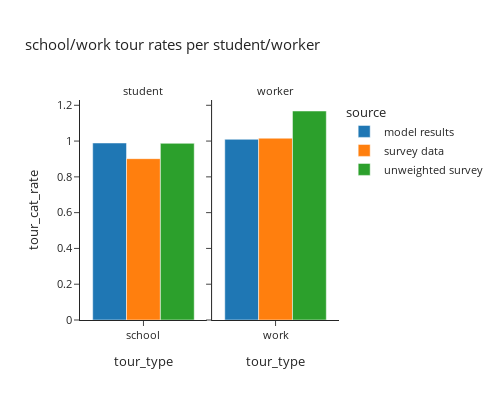

Notebook code for this chart:
### Markdown cell above
- tour rates by student/worker

### Code cell
df_plot = tour_data.loc[tour_data['tour_type'].isin(["work","school"])].\
    groupby(['source','tour_type'])[['trip_weight_2017_2019']].sum().reset_index(). \
    merge(df_worker_student_count, how='left', on=['source','tour_type'])
df_plot['tour_cat_rate'] = df_plot['trip_weight_2017_2019']/df_plot['hh_weight_2017_2019']

fig = px.bar(df_plot, x="tour_type", y="tour_cat_rate", color="source",barmode="group", template="simple_white",
             facet_col='person_type',
             title="school/work tour rates per student/worker")
fig.for_each_annotation(lambda a: a.update(text = a.text.split("=")[-1]))
fig.update_layout(height=400, width=500, font=dict(size=11))
fig.update_xaxes(matches=None)
fig.show()

### Figure 1 — Plotly figure (JSON) as saved in the notebook; plotly's stock layout.template omitted (floating-point values rounded to 4 significant figures)
{"data": [{"alignmentgroup": "True", "hovertemplate": "source=model results<br>person_type=student<br>tour_type=%{x}<br>tour_cat_rate=%{y}<extra></extra>", "legendgroup": "model results", "marker": {"color": "#1F77B4", "pattern": {"shape": ""}}, "name": "model results", "offsetgroup": "model results", "orientation": "v", "showlegend": true, "textposition": "auto", "type": "bar", "x": ["school"], "xaxis": "x", "y": [0.9894], "yaxis": "y"}, {"alignmentgroup": "True", "hovertemplate": "source=model results<br>person_type=worker<br>tour_type=%{x}<br>tour_cat_rate=%{y}<extra></extra>", "legendgroup": "model results", "marker": {"color": "#1F77B4", "pattern": {"shape": ""}}, "name": "model results", "offsetgroup": "model results", "orientation": "v", "showlegend": false, "textposition": "auto", "type": "bar", "x": ["work"], "xaxis": "x2", "y": [1.01], "yaxis": "y2"}, {"alignmentgroup": "True", "hovertemplate": "source=survey data<br>person_type=student<br>tour_type=%{x}<br>tour_cat_rate=%{y}<extra></extra>", "legendgroup": "survey data", "marker": {"color": "#FF7F0E", "pattern": {"shape": ""}}, "name": "survey data", "offsetgroup": "survey data", "orientation": "v", "showlegend": true, "textposition": "auto", "type": "bar", "x": ["school"], "xaxis": "x", "y": [0.9017], "yaxis": "y"}, {"alignmentgroup": "True", "hovertemplate": "source=survey data<br>person_type=worker<br>tour_type=%{x}<br>tour_cat_rate=%{y}<extra></extra>", "legendgroup": "survey data", "marker": {"color": "#FF7F0E", "pattern": {"shape": ""}}, "name": "survey data", "offsetgroup": "survey data", "orientation": "v", "showlegend": false, "textposition": "auto", "type": "bar", "x": ["work"], "xaxis": "x2", "y": [1.016], "yaxis": "y2"}, {"alignmentgroup": "True", "hovertemplate": "source=unweighted survey<br>person_type=student<br>tour_type=%{x}<br>tour_cat_rate=%{y}<extra></extra>", "legendgroup": "unweighted survey", "marker": {"color": "#2CA02C", "pattern": {"shape": ""}}, "name": "unweighted survey", "offsetgroup": "unweighted survey", "orientation": "v", "showlegend": true, "textposition": "auto", "type": "bar", "x": ["school"], "xaxis": "x", "y": [0.9874], "yaxis": "y"}, {"alignmentgroup": "True", "hovertemplate": "source=unweighted survey<br>person_type=worker<br>tour_type=%{x}<br>tour_cat_rate=%{y}<extra></extra>", "legendgroup": "unweighted survey", "marker": {"color": "#2CA02C", "pattern": {"shape": ""}}, "name": "unweighted survey", "offsetgroup": "unweighted survey", "orientation": "v", "showlegend": false, "textposition": "auto", "type": "bar", "x": ["work"], "xaxis": "x2", "y": [1.168], "yaxis": "y2"}], "layout": {"annotations": [{"font": {}, "showarrow": false, "text": "student", "x": 0.245, "xanchor": "center", "xref": "paper", "y": 1.0, "yanchor": "bottom", "yref": "paper"}, {"font": {}, "showarrow": false, "text": "worker", "x": 0.755, "xanchor": "center", "xref": "paper", "y": 1.0, "yanchor": "bottom", "yref": "paper"}], "barmode": "group", "font": {"size": 11}, "height": 400, "legend": {"title": {"text": "source"}, "tracegroupgap": 0}, "title": {"text": "school/work tour rates per student/worker"}, "width": 500, "xaxis": {"anchor": "y", "domain": [0.0, 0.49], "title": {"text": "tour_type"}}, "xaxis2": {"anchor": "y2", "domain": [0.51, 1.0], "title": {"text": "tour_type"}}, "yaxis": {"anchor": "x", "domain": [0.0, 1.0], "title": {"text": "tour_cat_rate"}}, "yaxis2": {"anchor": "x2", "domain": [0.0, 1.0], "matches": "y", "showticklabels": false}}}
